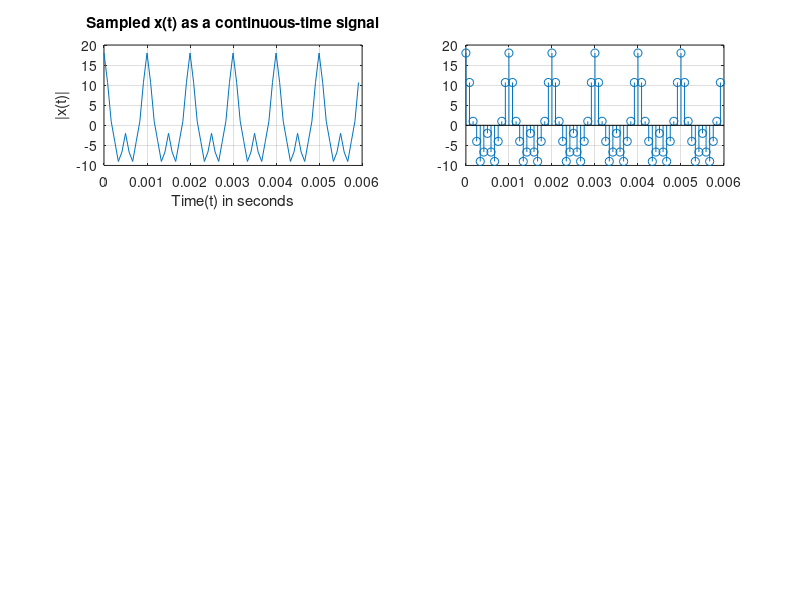

The MATLAB script that drew this image: (Note: this script raises an error after producing the figure.)
clc
clear all
close all

f = 1000; %frequency in Hz
fs = 12000; %sampling frequency in Hz
t = 0:1/fs:0.1; %time interval

x = 10*cos(2*pi*f*t)+6*cos(2*pi*2*f*t)+2*cos(2*pi*4*f*t); %Sampled Signal

subplot(3,2,1);
%Using plot to have an idea of what the continuous-time signal looks like
plot(t(1:6*fs/f), x(1:6*fs/f));
grid on;
title('Sampled x(t) as a continuous-time signal');
xlabel('Time(t) in seconds');
ylabel('|x(t)|');

subplot(3,2,2);
%Using stem rather than plot to show that this is a sampled signal
stem(t(1:6*fs/f), x(1:6*fs/f));
grid on;
title("x(t) sampled at " + fs/1000 + " KHz");
xlabel('Time(t) in seconds');
ylabel('|x(t)|');


plot_num = 3;
for N = [12, 64, 128, 256] %Iterating over desired values of N for N-point FFT
    dft = fftshift(fft(x, N)); % N-point DFT
    mag = abs(dft)/N; %Dividing by N to get similar energy distribution for all N
    f1 = -fs/2:fs/N:(fs/2 - fs/N); %frequency interval
    subplot(3,2,plot_num);
    plot_num = plot_num + 1;
    stem(f1, mag);
    grid on;
    title("DFT of sampled x(t) with N = " + N);
    xlabel('Frequency(f) in Hz');
    ylabel('|X(f)|/N');
end
